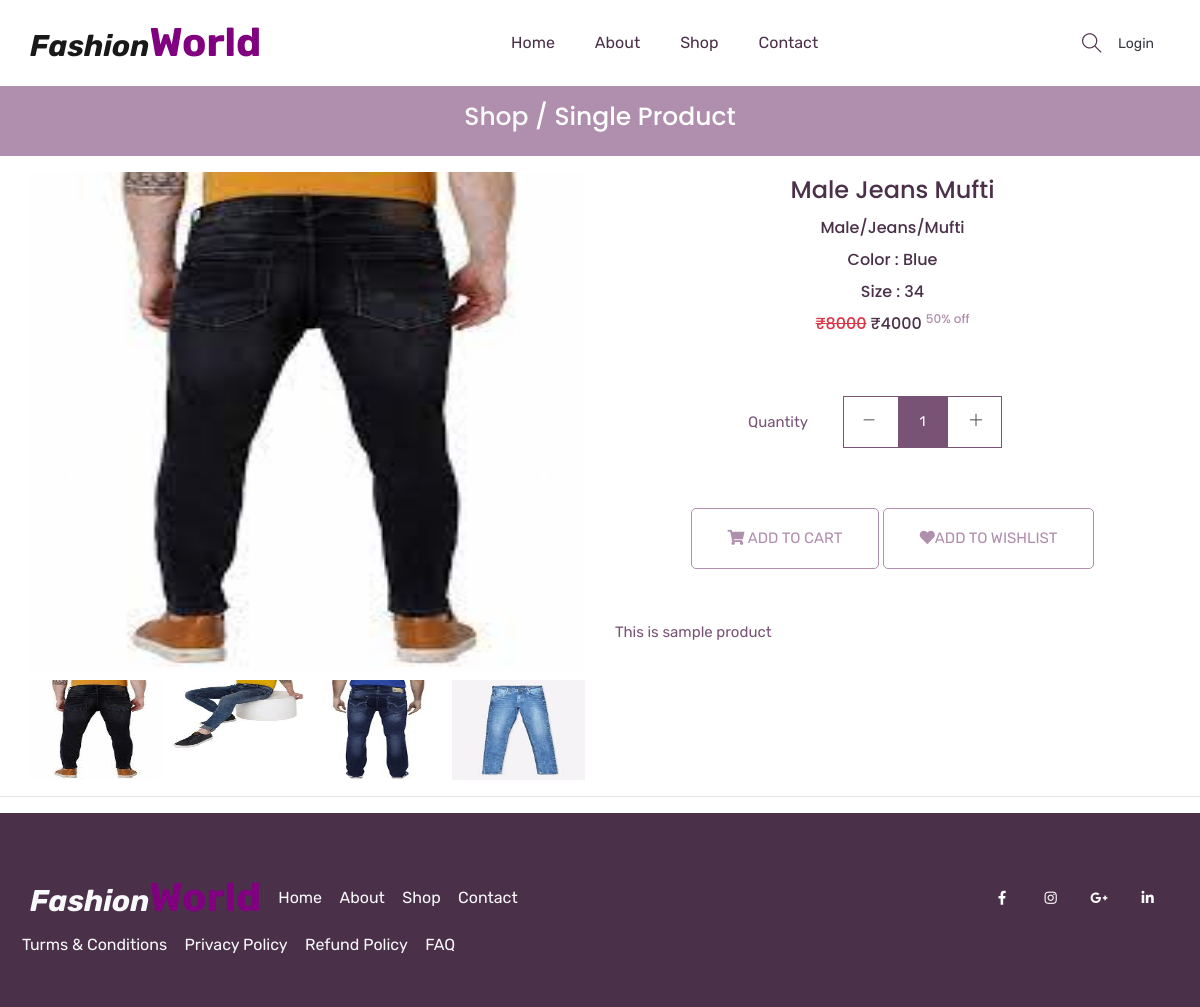
The app's page /single-product/1/ with its own data.
### mainApp/models.py (models this page shows, shortened)
class Product(models.Model):
        id = models.AutoField(primary_key=True)
        name = models.CharField(max_length=30)
        maincategory = models.ForeignKey(Maincategory,on_delete=models.CASCADE)
        subcategory = models.ForeignKey(Subcategory,on_delete=models.CASCADE)
        brand = models.ForeignKey(Brand,on_delete=models.CASCADE)
        baseprice = models.IntegerField()
        discount = models.IntegerField()
        finalprice = models.IntegerField()
        stock = models.BooleanField(default=True)
        color = models.CharField(max_length=30)
        size = models.CharField(max_length=10)
        description = models.TextField(default="")
        pic1 = models.ImageField(upload_to="uploads/product")
        pic2 = models.ImageField(upload_to="uploads/product",default=None,blank=True,null=True)
        pic3 = models.ImageField(upload_to="uploads/product",default=None,blank=True,null=True)
        pic4 = models.ImageField(upload_to="uploads/product",default=None,blank=True,null=True)

class Maincategory(models.Model):
    id = models.AutoField(primary_key=True)
    name = models.CharField(max_length=30,unique=True)

class Subcategory(models.Model):
        id = models.AutoField(primary_key=True)
        name = models.CharField(max_length=30,unique=True)

class Brand(models.Model):
        id = models.AutoField(primary_key=True)
        name = models.CharField(max_length=30,unique=True)
        pic = models.ImageField(upload_to="uploads/brand")

### mainApp/views.py (the view)
# urls.py: path("single-product/<int:id>/", mainApp.singleProductPage, name="single-product"),
def singleProductPage(Request,id):
    product = Product.objects.get(id=id)
    return render(Request, "single-product.html",{'product':product})

### mainApp/templates/single-product.html (shortened to what this page needs)
{% extends 'index.html' %}
{% load static %}
{% block body %}
  <section class="breadcrumb_part">
    <div class="container">
        <div class="row">
            <div class="col-lg-12">
                <div class="breadcrumb_iner">
                    <h2><a href="/shop/All/All/All" class="text-light">Shop</a> / Single product</h2>
                </div>
            </div>
        </div>
    </div>
</section>
  <section class="product_list pt-3">
    <div class="container">
      <div class="row justify-content-center">
        <div class="col-md-6">
          <div id="carouselExampleIndicators" class="carousel slide" data-ride="carousel">
            <div class="carousel-inner">
              <div class="carousel-item active">
                <img src="{{product.pic1.url}}" style="height:500px;width: 100%"class="d-block w-100" alt="...">
              </div>
            </div>
          <div class="d-flex justify-content-between mt-2">
             <img src="{{product.pic1.url}}" data-target="#carouselExampleIndicators" data-slide-to="0" height="100px" width="24%" alt="">
             {% if product.pic2 %}
             <img src="{{product.pic2.url}}" data-target="#carouselExampleIndicators" data-slide-to="1" height="100px" width="24%" alt="">
             {% endif %}
             {% if product.pic3 %}
             <img src="{{product.pic3.url}}" data-target="#carouselExampleIndicators" data-slide-to="2" height="100px" width="24%" alt="">
             {% endif %}
             {% if product.pic4 %}
             <img src="{{product.pic4.url}}" 3data-target="#carouselExampleIndicators" data-slide-to="3" height="100px" width="24%" alt="">
             {% endif %}
          </div>
            <a class="carousel-control-prev" href="#carouselExampleIndicators" role="button" data-slide="prev">
              <span class="carousel-control-prev-icon" aria-hidden="true"></span>
            </a>
            <a class="carousel-control-next" href="#carouselExampleIndicators" role="button" data-slide="next">
              <span class="carousel-control-next-icon" aria-hidden="true"></span>
            </a>
          </div>
        </div>
        <div class="col-md-6">
          <div class="single_product_text text-center">
            <h3>{{product.name}}</h3>
            <h5>{{product.maincategory.name}}/{{product.subcategory.name}}/{{product.brand.name}}</h5>
            <h5 >Color : {{product.color}}</h5>
            <h5 >Size : {{product.size}}</h5>
            <h5><del class="text-danger">&#8377;{{product.baseprice}}</del> &#8377;{{product.finalprice}} <sup>{{product.discount}}% off</sup></h5>
            <form action="{% url 'add-to-cart' %}" method="post">
            <div class="card_area">
                <div class="product_count_area">
                    <p>Quantity</p>
                    <div class="product_count d-inline-block">
                        <span class="product_count_item inumber-decrement"> <i class="ti-minus"></i></span>
                        <input class="product_count_item input-number" type="text" name="qty" value="1" min="1">
                        <span class="product_count_item number-increment"> <i class="ti-plus"></i></span>
                    </div>
                </div>
              <div class="add_to_cart mb-5">
                  <button type="submit" class="btn_3"><i class="fa fa-shopping-cart"></i> ADD TO CART</button>
                  <a type="submit" class="btn_3" href="/add-to-wishlist/{{product.id}}/"><i class="fa fa-heart"></i>ADD TO WISHLIST</a>
              </div>
            </div>
            </form>
            <p class="text-justify">{{product.description}}</p>
          </div>
        </div>
      </div>
    </div>
  {% endblock %}

### mainApp/templates/index.html (shortened to what this page needs)
{% load static %}
<!doctype html>
<html lang="en">
<head>
    <link rel="stylesheet" href="{% static 'css/bootstrap.min.css' %}">
    <link rel="stylesheet" href="{% static 'css/animate.css' %}">
    <link rel="stylesheet" href="{% static 'css/owl.carousel.min.css' %}">
    <link rel="stylesheet" href="{% static 'css/all.css' %}">
    <link rel="stylesheet" href="{% static 'css/flaticon.css' %}">
    <link rel="stylesheet" href="{% static 'css/themify-icons.css' %}">
    <link rel="stylesheet" href="{% static 'css/magnific-popup.css' %}">
    <link rel="stylesheet" href="{% static 'css/slick.css' %}">
    <link rel="stylesheet" href="{% static 'css/style.css' %}">
</head>
<body>
    <header class="main_menu home_menu">
        <div class="container">
            <div class="row align-items-center justify-content-center">
                <div class="col-lg-12">
                    <nav class="navbar navbar-expand-lg navbar-light">
                        <a class="navbar-brand logo-text" href="{% url 'home' %}">Fashion<span>World</span></a>
                        <div class="collapse navbar-collapse main-menu-item" id="navbarSupportedContent">
                            <ul class="navbar-nav">
                                <li class="nav-item">
                                    <a class="nav-link" href="{% url 'home' %}">Home</a>
                                </li>
                                <li class="nav-item">
                                    <a class="nav-link" href="{% url 'about' %}">about</a>
                                </li>
                                <li class="nav-item">
                                    <a class="nav-link" href="/shop/All/All/All">Shop</a>
                                </li>
                                <li class="nav-item">
                                    <a class="nav-link" href="{% url 'contact' %}">Contact</a>
                                </li>
                            </ul>
                        </div>
                        <div class="hearer_icon d-flex align-items-center">
                            <a id="search_1" href="javascript:void(0)"><i class="ti-search"></i></a>
                            <ul>
                                {% if request.user.is_authenticated %}
                                <li class="nav-item dropdown">
                                    <a class="nav-link dropdown-toggle text-dark" href="#" id="navbarDropdown_2"
                                        role="button" data-toggle="dropdown" aria-haspopup="true" aria-expanded="false">
                                        {{request.user.username}}
                                    </a>
                                    <div class="dropdown-menu" aria-labelledby="navbarDropdown_2">
                                        <a class="dropdown-item" href="{% url 'profile' %}"> Profile</a>
                                        <a class="dropdown-item" href="{% url 'cart' %}">Cart</a>
                                        <a class="dropdown-item" href="{% url 'checkout' %}">Checkout</a>
                                        <a class="dropdown-item" href="{% url 'logout' %}">Logout</a>
                                    </div>
                                </li>
                                {% else %}
                                <li class="nav-item">
                                    <a class="nav-link text-dark" href="{% url 'login' %}">Login</a>
                                </li>
                                {% endif %}
                            </ul>
                        </div>
                    </nav>
                </div>
            </div>
        </div>
    </header>
    {% block body %}{% endblock %}
    <hr>
    <footer class="footer_part subscribe_part">
        <div class="footer_iner">
            <div class="container">
                <div class="row justify-content-between align-items-center">
                    <div class="col-lg-8">
                        <div class="footer_menu">
                            <div class="footer_logo">
                                <a class="navbar-brand logo-text text-light" href="{% url 'home' %}">Fashion<span>World</span></a>
                            </div>
                            <div class="footer_menu_item">
                                <a class="text-light" href="{% url 'home' %}">Home</a>
                                <a class="text-light" href="{% url 'about' %}">About</a>
                                <a class="text-light" href="/shop/All/All/All">Shop</a>
                                <a class="text-light" href="{% url 'contact' %}">Contact</a>
                            </div>
                        </div>
                    </div>
                    <div class="col-lg-4">
                        <div class="social_icon">
                            <a href="#"><i class="fab fa-facebook-f"></i></a>
                            <a href="#"><i class="fab fa-instagram"></i></a>
                            <a href="#"><i class="fab fa-google-plus-g"></i></a>
                            <a href="#"><i class="fab fa-linkedin-in"></i></a>
                        </div>
                    </div>
                    <div class="row footer_menu_item">
                        <div class="col-lg-12">
                            <div class="copyright_text">
                                <div class="copyright_link">
                                    <a class="text-light" href="#">Turms & Conditions</a>
                                    <a class="text-light" href="#">Privacy Policy</a>
                                    <a class="text-light" href="#">Refund Policy</a>
                                    <a class="text-light" href="#">FAQ</a>
                                </div>
                            </div>
                        </div>
                    </div>
                </div>
            </div>
        </div>
    </footer>
</body>
</html>

### mainApp/static/css/all.css (style rules this page uses)
.logo-text { font-weight: bold; font-style: italic; font-size: 30px; }
.logo-text span { font-weight: light; font-style: normal; font-size: 40px; color:purple; }
.fa, .fas, .far, .fal, .fab { -moz-osx-font-smoothing: grayscale; -webkit-font-smoothing: antialiased; display: inline-block; font-style: normal; font-variant: normal; text-rendering: auto; line-height: 1; }
.fa-facebook-f:before { content: "\f39e"; }
.fa-google-plus-g:before { content: "\f0d5"; }
.fa-heart:before { content: "\f004"; }
.fa-instagram:before { content: "\f16d"; }
.fa-linkedin-in:before { content: "\f0e1"; }
.fa-shopping-cart:before { content: "\f07a"; }
.fab { font-family: 'Font Awesome 5 Brands'; }
.fa, .fas { font-family: 'Font Awesome 5 Free'; font-weight: 900; }

### records on screen
Product: pic1 (picture), pic2 (picture), pic3 (picture), pic4 (picture), name "Male Jeans Mufti", maincategory.name "Male", subcategory.name "Jeans", brand.name "Mufti", color "Blue", size "34", baseprice "8000", finalprice "4000", discount "50", description "This is sample product"
